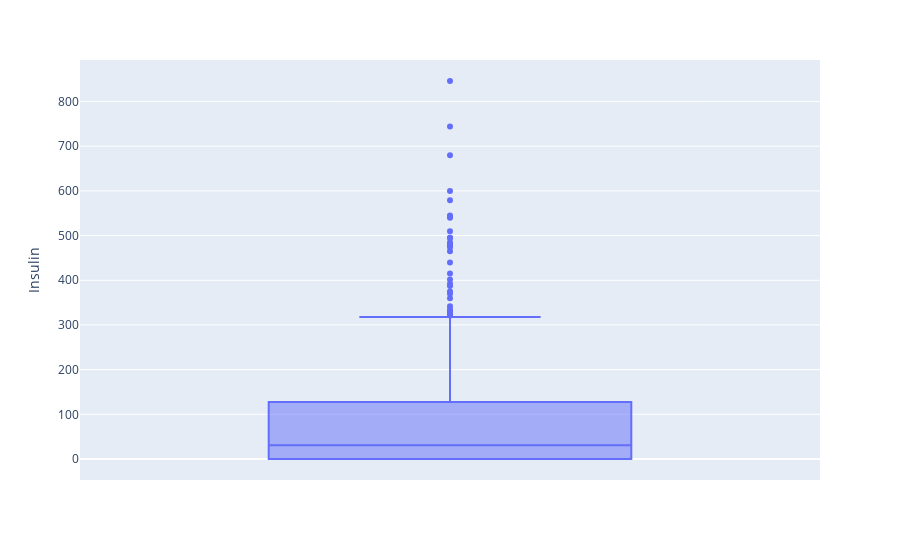

Notebook code cell kept with this figure:
### Markdown cell above
#### 5. 'Insulin'

### Code cell
boxplot_of(d_data, 'Insulin')

### Figure 1 — Plotly figure (JSON) as saved in the notebook; plotly's stock layout.template omitted (floating-point values rounded to 4 significant figures; data arrays with more than 128 entries replaced by an {"elided": "..."} marker saying what was removed)
{"data": [{"alignmentgroup": "True", "hovertemplate": "Insulin=%{y}<extra></extra>", "legendgroup": "", "marker": {"color": "#636efa"}, "name": "", "notched": false, "offsetgroup": "", "orientation": "v", "showlegend": false, "type": "box", "x0": " ", "xaxis": "x", "y": {"elided": "768 int values"}, "y0": " ", "yaxis": "y"}], "layout": {"boxmode": "group", "legend": {"tracegroupgap": 0}, "margin": {"t": 60}, "xaxis": {"anchor": "y", "domain": [0, 1]}, "yaxis": {"anchor": "x", "domain": [0, 1], "title": {"text": "Insulin"}}}}
